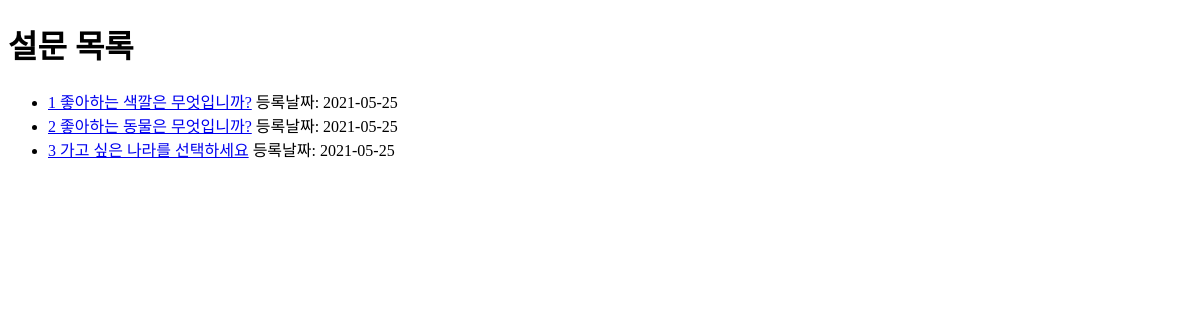
Page /polls/list on the earlier database version.
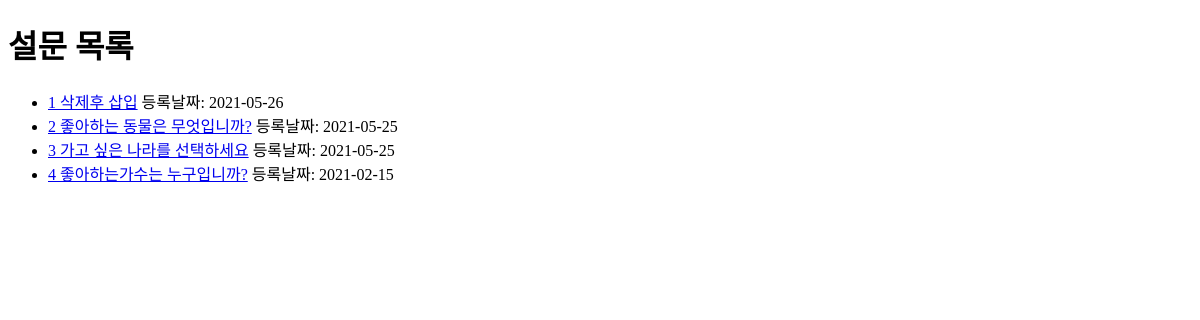
Same page on the later database version.
### polls/models.py (models this page shows, shortened)
class Question(models.Model):
    question_text = models.CharField(max_length=200) # CharField = NVACHAR
    pub_date = models.DateTimeField(auto_now_add=True) # auto_now_add: insert될때 일시를 자동등록

### polls/views.py (the view)
# urls.py: path('list', views.list, name='list'),
def list(request):
    question_list = Question.objects.all().order_by('id')
    return render(request,
                 'polls/list.html',
                 {"question_list":question_list})

### polls/templates/polls/list.html (shortened to what this page needs)
<!DOCTYPE html>
<html lang="en">
<head>
</head>
<body>
    <h1>설문 목록</h1>
    <ul>
        {% for s in question_list %}
        <li>
            <a href="/polls/vote_form/{{s.pk}}">{{s.id}} {{s.question_text}}</a>
            등록날짜:
            {{s.pub_date|date:'Y-m-d'}}
        </li>
        {% endfor%}
    </ul>
</body>
</html>

Differences in the rows shown:
changed Question id 1: question_text "좋아하는 색깔은 무엇입니까?" → "삭제후 삽입"; pub_date "2021-05-25" → "2021-05-26"
added Question: id "4", question_text "좋아하는가수는 누구입니까?", pub_date "2021-02-15"
